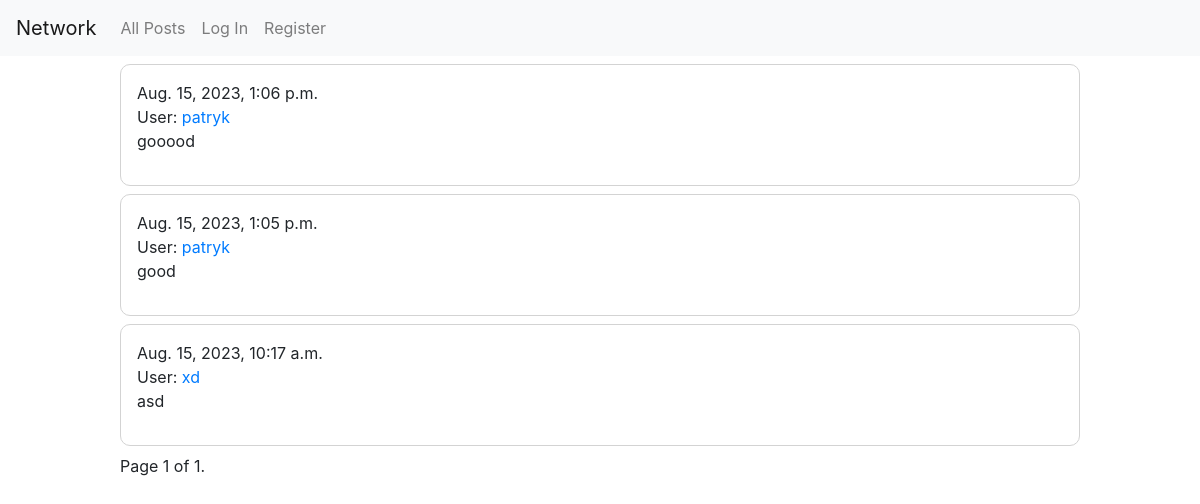
/, run on an earlier commit of the app's database.
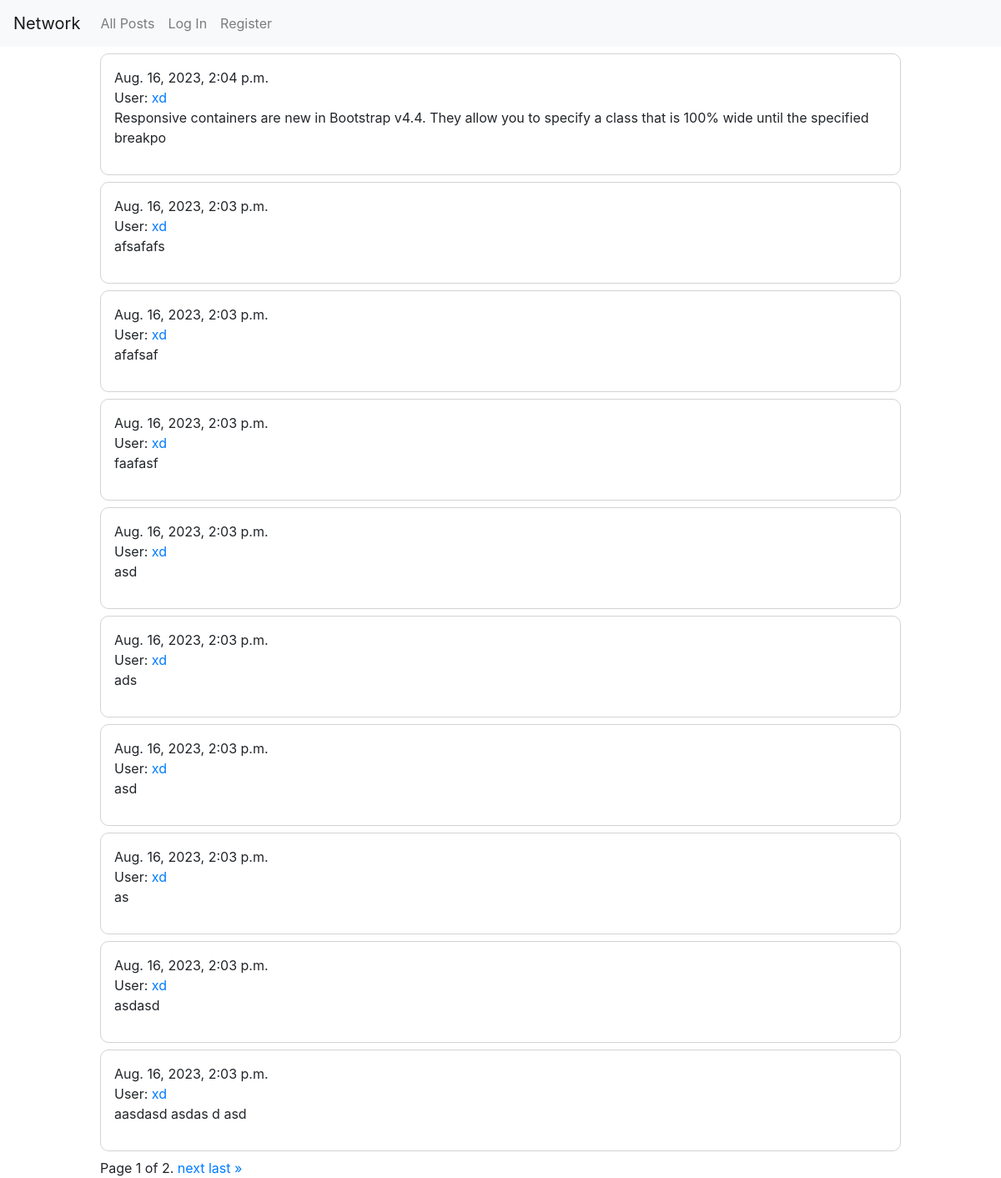
And on a later commit of the database.
### network/models.py (models this page shows)
class Post(models.Model):
    user = models.ForeignKey(User,on_delete=models.CASCADE)
    post = models.TextField(max_length=256)
    timestamp = models.DateTimeField(auto_now_add=True)

class User(AbstractUser):
    followers = models.ManyToManyField('self', symmetrical=False, related_name='following', default=0)

### network/views.py (the view, shortened to what this page needs)
# urls.py: path("", views.index, name="index"),
def index(request):
    current_user = request.user
    posts_list, page_obj = pagination(request, current_user,Post.objects.all().order_by('-timestamp'))
    return render(request, "network/index.html",{
        'form': CreateNewPostForm(),
        'posts_list':posts_list,
        'page_obj': page_obj,
        })

### network/views.py (called while the page is built)
def pagination(request, current_user,posts_list):
    for post in posts_list:
        post.likes_count = Likes.objects.filter(post=post).count() # assign ammount of likes to post.likes_count variable
        like_btn = "Like"  # Default value of like/not like button
        if current_user.is_authenticated:
            try:
                like = Likes.objects.get(post=post, user=current_user)
                like_btn = "Unlike" # If he likes.. then he can "Unlike" the post
            except Likes.DoesNotExist:
                pass # If he doesn't like then button stays on "Like"
        post.like_btn = like_btn    # assign the value of button like/unlike
    paginator = Paginator(posts_list, 10)
    page_number = request.GET.get('page')
    page_obj = paginator.get_page(page_number)
    return posts_list,page_obj

### network/templates/network/index.html (shortened to what this page needs)
{% extends "network/layout.html" %}
{% block body %}
    {% if posts_list %}
        {% for post in page_obj %}
        <div id="post_content">
            {{post.timestamp}}
<br>
            User: <a href="{% url 'profile_view' post.user.id %}">{{post.user}}</a>
            <br>
            <div id="post_container">
                <p id="post" >{{post.post}} </p>
            </div>
        </div>
        {% endfor %}
        <div class="pagination">
            <span class="step-links">
                <span class="current">
                    Page {{ page_obj.number }} of {{ page_obj.paginator.num_pages }}.
                </span>
                {% if page_obj.has_next %}
                    <a href="?page={{ page_obj.next_page_number }}">next</a>
                    <a href="?page={{ page_obj.paginator.num_pages }}">last &raquo;</a>
                {% endif %}
            </span>
        </div>
    {% endif %}
{% endblock %}

What changed in the data, as far as the page shows it:
no longer on this page (row unchanged): Post: timestamp "Aug. 15, 2023, 1:06 p.m.", user "patryk", post "gooood"
no longer on this page (row unchanged): Post: timestamp "Aug. 15, 2023, 1:05 p.m.", user "patryk", post "good"
no longer on this page (row unchanged): Post: timestamp "Aug. 15, 2023, 10:17 a.m.", user "xd", post "asd"
added Post: timestamp "Aug. 16, 2023, 2:04 p.m.", user "xd", post "Responsive containers are new in Bootstrap v4.4. They allow you to specify a class that is 100% wide until the specified breakpo"
added Post: timestamp "Aug. 16, 2023, 2:03 p.m.", user "xd", post "afsafafs"
added Post: timestamp "Aug. 16, 2023, 2:03 p.m.", user "xd", post "afafsaf"
added Post: timestamp "Aug. 16, 2023, 2:03 p.m.", user "xd", post "faafasf"
added Post: timestamp "Aug. 16, 2023, 2:03 p.m.", user "xd", post "asd"
added Post: timestamp "Aug. 16, 2023, 2:03 p.m.", user "xd", post "ads"
added Post: timestamp "Aug. 16, 2023, 2:03 p.m.", user "xd", post "asd"
added Post: timestamp "Aug. 16, 2023, 2:03 p.m.", user "xd", post "as"
added Post: timestamp "Aug. 16, 2023, 2:03 p.m.", user "xd", post "asdasd"
added Post: timestamp "Aug. 16, 2023, 2:03 p.m.", user "xd", post "aasdasd asdas d asd"
Also different on the page:
{{ page_obj.paginator.num_pages }}: "1" → "2"
text now shown: "next last »"
